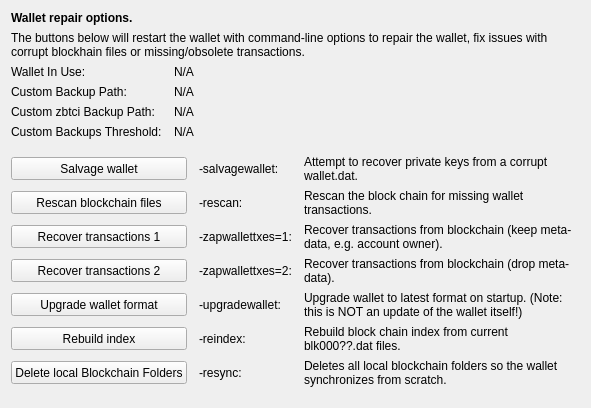
     <widget class="QWidget" name="tab_repair">
      <attribute name="title">
       <string>&amp;Wallet Repair</string>
      </attribute>
      <layout class="QGridLayout" name="gridLayout_4" columnstretch="0,0,0,0">
       <property name="horizontalSpacing">
        <number>12</number>
       </property>
       <item row="0" column="0" colspan="4">
        <widget class="QLabel" name="label_repair_header">
         <property name="font">
          <font>
           <weight>75</weight>
           <bold>true</bold>
          </font>
         </property>
         <property name="text">
          <string>Wallet repair options.</string>
         </property>
        </widget>
       </item>
       <item row="1" column="0" colspan="4">
        <widget class="QLabel" name="label_repair_helptext">
         <property name="font">
          <font>
           <weight>50</weight>
           <bold>false</bold>
          </font>
         </property>
         <property name="text">
          <string>The buttons below will restart the wallet with command-line options to repair the wallet, fix issues with corrupt blockhain files or missing/obsolete transactions.</string>
         </property>
         <property name="wordWrap">
          <bool>true</bool>
         </property>
        </widget>
       </item>
       <item row="2" column="0">
        <widget class="QLabel" name="wallet_path_label">
         <property name="text">
          <string>Wallet In Use:</string>
         </property>
        </widget>
       </item>
       <item row="2" column="1" colspan="3">
        <widget class="QLabel" name="wallet_path">
         <property name="cursor">
          <cursorShape>IBeamCursor</cursorShape>
         </property>
         <property name="text">
          <string>N/A</string>
         </property>
         <property name="textFormat">
          <enum>Qt::PlainText</enum>
         </property>
         <property name="textInteractionFlags">
          <set>Qt::LinksAccessibleByMouse|Qt::TextSelectableByKeyboard|Qt::TextSelectableByMouse</set>
         </property>
        </widget>
       </item>
       <item row="3" column="0">
        <widget class="QLabel" name="wallet_custombackuppath_label">
         <property name="text">
          <string>Custom Backup Path:</string>
         </property>
         <property name="visible">
          <bool>false</bool>
         </property>
        </widget>
       </item>
       <item row="3" column="1" colspan="3">
        <widget class="QLabel" name="wallet_custombackuppath">
         <property name="cursor">
          <cursorShape>IBeamCursor</cursorShape>
         </property>
         <property name="text">
          <string>N/A</string>
         </property>
         <property name="textFormat">
          <enum>Qt::PlainText</enum>
         </property>
         <property name="textInteractionFlags">
          <set>Qt::LinksAccessibleByMouse|Qt::TextSelectableByKeyboard|Qt::TextSelectableByMouse</set>
         </property>
         <property name="visible">
          <bool>false</bool>
         </property>
        </widget>
       </item>
       <item row="4" column="0">
        <widget class="QLabel" name="wallet_customzbtcibackuppath_label">
         <property name="text">
          <string>Custom zbtci Backup Path:</string>
         </property>
         <property name="visible">
          <bool>false</bool>
         </property>
        </widget>
       </item>
       <item row="4" column="1" colspan="3">
        <widget class="QLabel" name="wallet_customzbtcibackuppath">
         <property name="cursor">
          <cursorShape>IBeamCursor</cursorShape>
         </property>
         <property name="text">
          <string>N/A</string>
         </property>
         <property name="textFormat">
          <enum>Qt::PlainText</enum>
         </property>
         <property name="textInteractionFlags">
          <set>Qt::LinksAccessibleByMouse|Qt::TextSelectableByKeyboard|Qt::TextSelectableByMouse</set>
         </property>
         <property name="visible">
          <bool>false</bool>
         </property>
        </widget>
       </item>
       <item row="5" column="0">
        <widget class="QLabel" name="wallet_custombackupthreshold_label">
         <property name="text">
          <string>Custom Backups Threshold:</string>
         </property>
         <property name="visible">
          <bool>false</bool>
         </property>
        </widget>
       </item>
       <item row="5" column="1" colspan="3">
        <widget class="QLabel" name="wallet_custombackupthreshold">
         <property name="cursor">
          <cursorShape>IBeamCursor</cursorShape>
         </property>
         <property name="text">
          <string>N/A</string>
         </property>
         <property name="textFormat">
          <enum>Qt::PlainText</enum>
         </property>
         <property name="textInteractionFlags">
          <set>Qt::LinksAccessibleByMouse|Qt::TextSelectableByKeyboard|Qt::TextSelectableByMouse</set>
         </property>
         <property name="visible">
          <bool>false</bool>
         </property>
        </widget>
       </item>
       <item row="6" column="0">
        <spacer name="verticalSpacer_repair1">
         <property name="orientation">
          <enum>Qt::Vertical</enum>
         </property>
         <property name="sizeHint" stdset="0">
          <size>
           <width>10</width>
           <height>10</height>
          </size>
         </property>
        </spacer>
       </item>
       <item row="7" column="0" colspan="2">
        <widget class="QPushButton" name="btn_salvagewallet">
         <property name="minimumSize">
          <size>
           <width>100</width>
           <height>23</height>
          </size>
         </property>
         <property name="text">
          <string>Salvage wallet</string>
         </property>
        </widget>
       </item>
       <item row="7" column="2">
        <widget class="QLabel" name="label_repair_salvage_command">
         <property name="text">
          <string notr="true">-salvagewallet:</string>
         </property>
        </widget>
       </item>
       <item row="7" column="3">
        <widget class="QLabel" name="label_repair_salvage">
         <property name="text">
          <string>Attempt to recover private keys from a corrupt wallet.dat.</string>
         </property>
         <property name="wordWrap">
          <bool>true</bool>
         </property>
        </widget>
       </item>
       <item row="8" column="0" colspan="2">
        <widget class="QPushButton" name="btn_rescan">
         <property name="minimumSize">
          <size>
           <width>100</width>
           <height>23</height>
          </size>
         </property>
         <property name="text">
          <string>Rescan blockchain files</string>
         </property>
        </widget>
       </item>
       <item row="8" column="2">
        <widget class="QLabel" name="label_repair_rescan_command">
         <property name="text">
          <string notr="true">-rescan:</string>
         </property>
        </widget>
       </item>
       <item row="8" column="3">
        <widget class="QLabel" name="label_repair_rescan">
         <property name="text">
          <string>Rescan the block chain for missing wallet transactions.</string>
         </property>
         <property name="wordWrap">
          <bool>true</bool>
         </property>
        </widget>
       </item>
       <item row="9" column="0" colspan="2">
        <widget class="QPushButton" name="btn_zapwallettxes1">
         <property name="minimumSize">
          <size>
           <width>100</width>
           <height>23</height>
          </size>
         </property>
         <property name="text">
          <string>Recover transactions 1</string>
         </property>
        </widget>
       </item>
       <item row="9" column="2">
        <widget class="QLabel" name="label_repair_zap1_command">
         <property name="text">
          <string notr="true">-zapwallettxes=1:</string>
         </property>
        </widget>
       </item>
       <item row="9" column="3">
        <widget class="QLabel" name="label_repair_zap1">
         <property name="text">
          <string>Recover transactions from blockchain (keep meta-data, e.g. account owner).</string>
         </property>
         <property name="wordWrap">
          <bool>true</bool>
         </property>
        </widget>
       </item>
       <item row="10" column="0" colspan="2">
        <widget class="QPushButton" name="btn_zapwallettxes2">
         <property name="minimumSize">
          <size>
           <width>100</width>
           <height>23</height>
          </size>
         </property>
         <property name="text">
          <string>Recover transactions 2</string>
         </property>
        </widget>
       </item>
       <item row="10" column="2">
        <widget class="QLabel" name="label_repair_zap2_command">
         <property name="text">
          <string notr="true">-zapwallettxes=2:</string>
         </property>
        </widget>
       </item>
       <item row="10" column="3">
        <widget class="QLabel" name="label_repair_zap2">
         <property name="text">
          <string>Recover transactions from blockchain (drop meta-data).</string>
         </property>
         <property name="wordWrap">
          <bool>true</bool>
         </property>
        </widget>
       </item>
       <item row="11" column="0" colspan="2">
        <widget class="QPushButton" name="btn_upgradewallet">
         <property name="minimumSize">
          <size>
           <width>100</width>
           <height>23</height>
          </size>
         </property>
         <property name="text">
          <string>Upgrade wallet format</string>
         </property>
        </widget>
       </item>
       <item row="11" column="2">
        <widget class="QLabel" name="label_repair_upgrade_command">
         <property name="text">
          <string notr="true">-upgradewallet:</string>
         </property>
        </widget>
       </item>
       <item row="11" column="3">
        <widget class="QLabel" name="label_repair_upgrade">
         <property name="text">
          <string>Upgrade wallet to latest format on startup. (Note: this is NOT an update of the wallet itself!)</string>
         </property>
         <property name="wordWrap">
          <bool>true</bool>
         </property>
        </widget>
       </item>
       <item row="12" column="0" colspan="2">
        <widget class="QPushButton" name="btn_reindex">
         <property name="minimumSize">
          <size>
           <width>100</width>
           <height>23</height>
          </size>
         </property>
         <property name="text">
          <string>Rebuild index</string>
         </property>
        </widget>
       </item>
       <item row="12" column="2">
        <widget class="QLabel" name="label_repair_reindex_command">
         <property name="text">
          <string notr="true">-reindex:</string>
         </property>
        </widget>
       </item>
       <item row="12" column="3">
        <widget class="QLabel" name="label_repair_reindex">
         <property name="text">
          <string>Rebuild block chain index from current blk000??.dat files.</string>
         </property>
         <property name="wordWrap">
          <bool>true</bool>
         </property>
        </widget>
       </item>
       <item row="13" column="0" colspan="2">
        <widget class="QPushButton" name="btn_resync">
         <property name="minimumSize">
          <size>
           <width>100</width>
           <height>23</height>
          </size>
         </property>
         <property name="text">
          <string>Delete local Blockchain Folders</string>
         </property>
        </widget>
       </item>
       <item row="13" column="2">
        <widget class="QLabel" name="label_repair_resync_command">
         <property name="text">
          <string>-resync:</string>
         </property>
        </widget>
       </item>
       <item row="13" column="3">
        <widget class="QLabel" name="label_repair_resync">
         <property name="text">
          <string>Deletes all local blockchain folders so the wallet synchronizes from scratch.</string>
         </property>
         <property name="wordWrap">
          <bool>true</bool>
         </property>
        </widget>
       </item>
       <item row="14" column="0">
        <spacer name="verticalSpacer_repair2">
         <property name="orientation">
          <enum>Qt::Vertical</enum>
         </property>
         <property name="sizeHint" stdset="0">
          <size>
           <width>20</width>
           <height>10</height>
          </size>
         </property>
        </spacer>
       </item>
      </layout>
     </widget>
